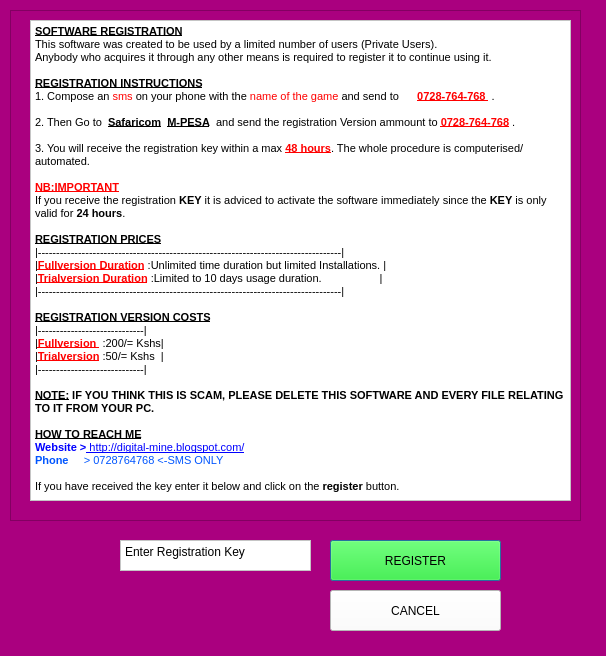
<?xml version="1.0" encoding="UTF-8"?>
<ui version="4.0">
 <class>Regwin</class>
 <widget class="QDialog" name="Regwin">
  <property name="geometry">
   <rect>
    <x>0</x>
    <y>0</y>
    <width>606</width>
    <height>656</height>
   </rect>
  </property>
  <property name="maximumSize">
   <size>
    <width>606</width>
    <height>656</height>
   </size>
  </property>
  <property name="windowTitle">
   <string>Regwin</string>
  </property>
  <property name="styleSheet">
   <string notr="true">background-color: rgb(170, 0, 127);</string>
  </property>
  <widget class="QFrame" name="frame">
   <property name="geometry">
    <rect>
     <x>10</x>
     <y>10</y>
     <width>571</width>
     <height>511</height>
    </rect>
   </property>
   <property name="frameShape">
    <enum>QFrame::StyledPanel</enum>
   </property>
   <property name="frameShadow">
    <enum>QFrame::Raised</enum>
   </property>
   <widget class="QTextBrowser" name="textBrowser">
    <property name="geometry">
     <rect>
      <x>20</x>
      <y>10</y>
      <width>541</width>
      <height>481</height>
     </rect>
    </property>
    <property name="styleSheet">
     <string notr="true">background-color: rgb(255, 255, 255);</string>
    </property>
    <property name="html">
     <string>&lt;!DOCTYPE HTML PUBLIC &quot;-//W3C//DTD HTML 4.0//EN&quot; &quot;http://www.w3.org/TR/REC-html40/strict.dtd&quot;&gt;
&lt;html&gt;&lt;head&gt;&lt;meta name=&quot;qrichtext&quot; content=&quot;1&quot; /&gt;&lt;style type=&quot;text/css&quot;&gt;
p, li { white-space: pre-wrap; }
&lt;/style&gt;&lt;/head&gt;&lt;body style=&quot; font-family:'MS Shell Dlg 2'; font-size:7.8pt; font-weight:400; font-style:normal;&quot;&gt;
&lt;p style=&quot; margin-top:0px; margin-bottom:0px; margin-left:0px; margin-right:0px; -qt-block-indent:0; text-indent:0px;&quot;&gt;&lt;span style=&quot; font-size:8pt; font-weight:600; text-decoration: underline;&quot;&gt;SOFTWARE REGISTRATION&lt;/span&gt;&lt;/p&gt;
&lt;p style=&quot; margin-top:0px; margin-bottom:0px; margin-left:0px; margin-right:0px; -qt-block-indent:0; text-indent:0px;&quot;&gt;&lt;span style=&quot; font-size:8pt;&quot;&gt;This software was created to be used by a limited number of users (Private Users).&lt;/span&gt;&lt;/p&gt;
&lt;p style=&quot; margin-top:0px; margin-bottom:0px; margin-left:0px; margin-right:0px; -qt-block-indent:0; text-indent:0px;&quot;&gt;&lt;span style=&quot; font-size:8pt;&quot;&gt;Anybody who acquires it through any other means is required to register it to continue using it.&lt;/span&gt;&lt;/p&gt;
&lt;p style=&quot;-qt-paragraph-type:empty; margin-top:0px; margin-bottom:0px; margin-left:0px; margin-right:0px; -qt-block-indent:0; text-indent:0px; font-size:8pt;&quot;&gt;&lt;br /&gt;&lt;/p&gt;
&lt;p style=&quot; margin-top:0px; margin-bottom:0px; margin-left:0px; margin-right:0px; -qt-block-indent:0; text-indent:0px;&quot;&gt;&lt;span style=&quot; font-size:8pt; font-weight:600; text-decoration: underline;&quot;&gt;REGISTRATION INSTRUCTIONS&lt;/span&gt;&lt;/p&gt;
&lt;p style=&quot; margin-top:0px; margin-bottom:0px; margin-left:0px; margin-right:0px; -qt-block-indent:0; text-indent:0px;&quot;&gt;&lt;span style=&quot; font-size:8pt;&quot;&gt;1. Compose an&lt;/span&gt;&lt;span style=&quot; font-size:8pt; color:#ff0000;&quot;&gt; sms&lt;/span&gt;&lt;span style=&quot; font-size:8pt;&quot;&gt; on your phone with the&lt;/span&gt;&lt;span style=&quot; font-size:8pt; color:#ff0000;&quot;&gt; name of the game&lt;/span&gt;&lt;span style=&quot; font-size:8pt;&quot;&gt; and send to      &lt;/span&gt;&lt;span style=&quot; font-size:8pt; font-weight:600; text-decoration: underline; color:#ff0000;&quot;&gt;0728-764-768 &lt;/span&gt;&lt;span style=&quot; font-size:8pt; color:#000000;&quot;&gt; .&lt;/span&gt;&lt;/p&gt;
&lt;p style=&quot;-qt-paragraph-type:empty; margin-top:0px; margin-bottom:0px; margin-left:0px; margin-right:0px; -qt-block-indent:0; text-indent:0px; font-size:8pt; color:#000000;&quot;&gt;&lt;br /&gt;&lt;/p&gt;
&lt;p style=&quot; margin-top:0px; margin-bottom:0px; margin-left:0px; margin-right:0px; -qt-block-indent:0; text-indent:0px;&quot;&gt;&lt;span style=&quot; font-size:8pt;&quot;&gt;2. Then Go to  &lt;/span&gt;&lt;span style=&quot; font-size:8pt; font-weight:600; text-decoration: underline;&quot;&gt;Safaricom&lt;/span&gt;&lt;span style=&quot; font-size:8pt;&quot;&gt;  &lt;/span&gt;&lt;span style=&quot; font-size:8pt; font-weight:600; text-decoration: underline;&quot;&gt;M-PESA&lt;/span&gt;&lt;span style=&quot; font-size:8pt;&quot;&gt;  and send the registration Version ammount to &lt;/span&gt;&lt;span style=&quot; font-size:8pt; font-weight:600; text-decoration: underline; color:#ff0000;&quot;&gt;0728-764-768&lt;/span&gt;&lt;span style=&quot; font-size:8pt;&quot;&gt; .&lt;/span&gt;&lt;/p&gt;
&lt;p style=&quot;-qt-paragraph-type:empty; margin-top:0px; margin-bottom:0px; margin-left:0px; margin-right:0px; -qt-block-indent:0; text-indent:0px; font-size:8pt;&quot;&gt;&lt;br /&gt;&lt;/p&gt;
&lt;p style=&quot; margin-top:0px; margin-bottom:0px; margin-left:0px; margin-right:0px; -qt-block-indent:0; text-indent:0px;&quot;&gt;&lt;span style=&quot; font-size:8pt;&quot;&gt;3. You will receive the registration key within a max &lt;/span&gt;&lt;span style=&quot; font-size:8pt; font-weight:600; text-decoration: underline; color:#ff0000;&quot;&gt;48 hours&lt;/span&gt;&lt;span style=&quot; font-size:8pt;&quot;&gt;. The whole procedure is computerised/automated.&lt;/span&gt;&lt;/p&gt;
&lt;p style=&quot;-qt-paragraph-type:empty; margin-top:0px; margin-bottom:0px; margin-left:0px; margin-right:0px; -qt-block-indent:0; text-indent:0px; font-size:8pt;&quot;&gt;&lt;br /&gt;&lt;/p&gt;
&lt;p style=&quot; margin-top:0px; margin-bottom:0px; margin-left:0px; margin-right:0px; -qt-block-indent:0; text-indent:0px;&quot;&gt;&lt;span style=&quot; font-size:8pt; font-weight:600; text-decoration: underline; color:#ff0000;&quot;&gt;NB:IMPORTANT&lt;/span&gt;&lt;/p&gt;
&lt;p style=&quot; margin-top:0px; margin-bottom:0px; margin-left:0px; margin-right:0px; -qt-block-indent:0; text-indent:0px;&quot;&gt;&lt;span style=&quot; font-size:8pt;&quot;&gt;If you receive the registration &lt;/span&gt;&lt;span style=&quot; font-size:8pt; font-weight:600;&quot;&gt;KEY&lt;/span&gt;&lt;span style=&quot; font-size:8pt;&quot;&gt; it is adviced to activate the software immediately since the &lt;/span&gt;&lt;span style=&quot; font-size:8pt; font-weight:600;&quot;&gt;KEY&lt;/span&gt;&lt;span style=&quot; font-size:8pt;&quot;&gt; is only valid for &lt;/span&gt;&lt;span style=&quot; font-size:8pt; font-weight:600;&quot;&gt;24 hours&lt;/span&gt;&lt;span style=&quot; font-size:8pt;&quot;&gt;.&lt;/span&gt;&lt;/p&gt;
&lt;p style=&quot;-qt-paragraph-type:empty; margin-top:0px; margin-bottom:0px; margin-left:0px; margin-right:0px; -qt-block-indent:0; text-indent:0px; font-size:8pt;&quot;&gt;&lt;br /&gt;&lt;/p&gt;
&lt;p style=&quot; margin-top:0px; margin-bottom:0px; margin-left:0px; margin-right:0px; -qt-block-indent:0; text-indent:0px;&quot;&gt;&lt;span style=&quot; font-size:8pt; font-weight:600; text-decoration: underline;&quot;&gt;REGISTRATION PRICES&lt;/span&gt;&lt;/p&gt;
&lt;p style=&quot; margin-top:0px; margin-bottom:0px; margin-left:0px; margin-right:0px; -qt-block-indent:0; text-indent:0px;&quot;&gt;&lt;span style=&quot; font-size:8pt;&quot;&gt;|-----------------------------------------------------------------------------------|&lt;/span&gt;&lt;/p&gt;
&lt;p style=&quot; margin-top:0px; margin-bottom:0px; margin-left:0px; margin-right:0px; -qt-block-indent:0; text-indent:0px;&quot;&gt;&lt;span style=&quot; font-size:8pt;&quot;&gt;|&lt;/span&gt;&lt;span style=&quot; font-size:8pt; font-weight:600; text-decoration: underline; color:#ff0000;&quot;&gt;Fullversion Duration&lt;/span&gt;&lt;span style=&quot; font-size:8pt;&quot;&gt; :Unlimited time duration but limited Installations. |&lt;/span&gt;&lt;/p&gt;
&lt;p style=&quot; margin-top:0px; margin-bottom:0px; margin-left:0px; margin-right:0px; -qt-block-indent:0; text-indent:0px;&quot;&gt;&lt;span style=&quot; font-size:8pt;&quot;&gt;|&lt;/span&gt;&lt;span style=&quot; font-size:8pt; font-weight:600; text-decoration: underline; color:#ff0000;&quot;&gt;Trialversion Duration&lt;/span&gt;&lt;span style=&quot; font-size:8pt;&quot;&gt; :Limited to 10 days usage duration.                   |&lt;/span&gt;&lt;/p&gt;
&lt;p style=&quot; margin-top:0px; margin-bottom:0px; margin-left:0px; margin-right:0px; -qt-block-indent:0; text-indent:0px;&quot;&gt;&lt;span style=&quot; font-size:8pt;&quot;&gt;|-----------------------------------------------------------------------------------|&lt;/span&gt;&lt;/p&gt;
&lt;p style=&quot;-qt-paragraph-type:empty; margin-top:0px; margin-bottom:0px; margin-left:0px; margin-right:0px; -qt-block-indent:0; text-indent:0px; font-size:8pt;&quot;&gt;&lt;br /&gt;&lt;/p&gt;
&lt;p style=&quot; margin-top:0px; margin-bottom:0px; margin-left:0px; margin-right:0px; -qt-block-indent:0; text-indent:0px;&quot;&gt;&lt;span style=&quot; font-size:8pt; font-weight:600; text-decoration: underline;&quot;&gt;REGISTRATION VERSION COSTS&lt;/span&gt;&lt;/p&gt;
&lt;p style=&quot; margin-top:0px; margin-bottom:0px; margin-left:0px; margin-right:0px; -qt-block-indent:0; text-indent:0px;&quot;&gt;&lt;span style=&quot; font-size:8pt;&quot;&gt;|-----------------------------|&lt;/span&gt;&lt;/p&gt;
&lt;p style=&quot; margin-top:0px; margin-bottom:0px; margin-left:0px; margin-right:0px; -qt-block-indent:0; text-indent:0px;&quot;&gt;&lt;span style=&quot; font-size:8pt;&quot;&gt;|&lt;/span&gt;&lt;span style=&quot; font-size:8pt; font-weight:600; text-decoration: underline; color:#ff0000;&quot;&gt;Fullversion &lt;/span&gt;&lt;span style=&quot; font-size:8pt;&quot;&gt; :200/= Kshs|&lt;/span&gt;&lt;/p&gt;
&lt;p style=&quot; margin-top:0px; margin-bottom:0px; margin-left:0px; margin-right:0px; -qt-block-indent:0; text-indent:0px;&quot;&gt;&lt;span style=&quot; font-size:8pt;&quot;&gt;|&lt;/span&gt;&lt;span style=&quot; font-size:8pt; font-weight:600; text-decoration: underline; color:#ff0000;&quot;&gt;Trialversion&lt;/span&gt;&lt;span style=&quot; font-size:8pt;&quot;&gt; :50/= Kshs  |&lt;/span&gt;&lt;/p&gt;
&lt;p style=&quot; margin-top:0px; margin-bottom:0px; margin-left:0px; margin-right:0px; -qt-block-indent:0; text-indent:0px;&quot;&gt;&lt;span style=&quot; font-size:8pt;&quot;&gt;|-----------------------------|&lt;/span&gt;&lt;/p&gt;
&lt;p style=&quot;-qt-paragraph-type:empty; margin-top:0px; margin-bottom:0px; margin-left:0px; margin-right:0px; -qt-block-indent:0; text-indent:0px; font-size:8pt;&quot;&gt;&lt;br /&gt;&lt;/p&gt;
&lt;p style=&quot; margin-top:0px; margin-bottom:0px; margin-left:0px; margin-right:0px; -qt-block-indent:0; text-indent:0px;&quot;&gt;&lt;span style=&quot; font-size:8pt; font-weight:600; text-decoration: underline;&quot;&gt;NOTE:&lt;/span&gt;&lt;span style=&quot; font-size:8pt; font-weight:600;&quot;&gt; IF YOU THINK THIS IS SCAM, PLEASE DELETE THIS SOFTWARE AND EVERY FILE RELATING TO IT FROM YOUR PC.&lt;/span&gt;&lt;/p&gt;
&lt;p style=&quot;-qt-paragraph-type:empty; margin-top:0px; margin-bottom:0px; margin-left:0px; margin-right:0px; -qt-block-indent:0; text-indent:0px; font-size:8pt; font-weight:600;&quot;&gt;&lt;br /&gt;&lt;/p&gt;
&lt;p style=&quot; margin-top:0px; margin-bottom:0px; margin-left:0px; margin-right:0px; -qt-block-indent:0; text-indent:0px;&quot;&gt;&lt;span style=&quot; font-size:8pt; font-weight:600; text-decoration: underline;&quot;&gt;HOW TO REACH ME&lt;/span&gt;&lt;/p&gt;
&lt;p style=&quot; margin-top:0px; margin-bottom:0px; margin-left:0px; margin-right:0px; -qt-block-indent:0; text-indent:0px;&quot;&gt;&lt;span style=&quot; font-size:8pt; font-weight:600; color:#0000ff;&quot;&gt;Website &amp;gt;&lt;/span&gt;&lt;span style=&quot; font-size:8pt; text-decoration: underline; color:#0000ff;&quot;&gt; http://digital-mine.blogspot.com/&lt;/span&gt;&lt;/p&gt;
&lt;p style=&quot; margin-top:0px; margin-bottom:0px; margin-left:0px; margin-right:0px; -qt-block-indent:0; text-indent:0px;&quot;&gt;&lt;span style=&quot; font-size:8pt; font-weight:600; color:#0055ff;&quot;&gt;Phone &lt;/span&gt;&lt;span style=&quot; font-size:8pt; color:#0055ff;&quot;&gt;    &amp;gt; 0728764768 &amp;lt;-SMS ONLY&lt;/span&gt;&lt;/p&gt;
&lt;p style=&quot;-qt-paragraph-type:empty; margin-top:0px; margin-bottom:0px; margin-left:0px; margin-right:0px; -qt-block-indent:0; text-indent:0px; font-size:8pt; color:#0055ff;&quot;&gt;&lt;br /&gt;&lt;/p&gt;
&lt;p style=&quot; margin-top:0px; margin-bottom:0px; margin-left:0px; margin-right:0px; -qt-block-indent:0; text-indent:0px;&quot;&gt;&lt;span style=&quot; font-size:8pt;&quot;&gt;If you have received the key enter it below and click on the &lt;/span&gt;&lt;span style=&quot; font-size:8pt; font-weight:600;&quot;&gt;register&lt;/span&gt;&lt;span style=&quot; font-size:8pt;&quot;&gt; button.&lt;/span&gt;&lt;/p&gt;&lt;/body&gt;&lt;/html&gt;</string>
    </property>
   </widget>
  </widget>
  <widget class="QPushButton" name="pushButton">
   <property name="geometry">
    <rect>
     <x>330</x>
     <y>540</y>
     <width>171</width>
     <height>41</height>
    </rect>
   </property>
   <property name="styleSheet">
    <string notr="true">background-color: rgb(0, 255, 0);</string>
   </property>
   <property name="text">
    <string>REGISTER</string>
   </property>
  </widget>
  <widget class="QPushButton" name="pushButton_2">
   <property name="geometry">
    <rect>
     <x>330</x>
     <y>590</y>
     <width>171</width>
     <height>41</height>
    </rect>
   </property>
   <property name="styleSheet">
    <string notr="true">background-color: rgb(255, 255, 255);</string>
   </property>
   <property name="text">
    <string>CANCEL</string>
   </property>
  </widget>
  <widget class="QPlainTextEdit" name="plainTextEdit">
   <property name="geometry">
    <rect>
     <x>120</x>
     <y>540</y>
     <width>191</width>
     <height>31</height>
    </rect>
   </property>
   <property name="whatsThis">
    <string>&lt;html&gt;&lt;head/&gt;&lt;body&gt;&lt;p&gt;&lt;br/&gt;&lt;/p&gt;&lt;/body&gt;&lt;/html&gt;</string>
   </property>
   <property name="styleSheet">
    <string notr="true">background-color: rgb(255, 255, 255);</string>
   </property>
   <property name="plainText">
    <string>Enter Registration Key</string>
   </property>
  </widget>
 </widget>
 <layoutdefault spacing="6" margin="11"/>
 <resources/>
 <connections/>
</ui>
